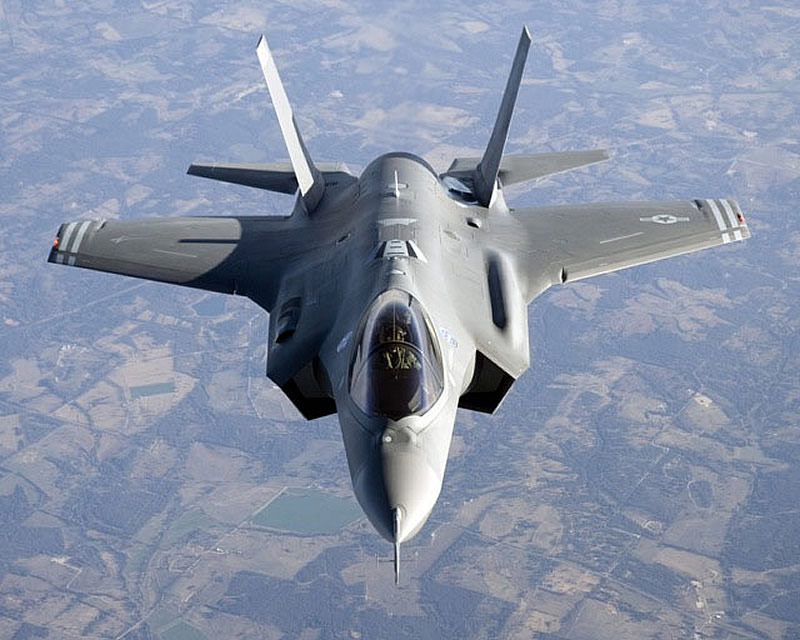
#> input picture Practices/NLP/f35.jpeg, 800 x 640 px
$ python SVD_to_image.py
#> lines starting #> are read from the running program, lines starting #| are printed output that depends on the picture
#%%
import matplotlib.pyplot as plt
import numpy as np
from PIL import Image

#%%
img = Image.open('f35.jpeg')
#> img is the input picture: PIL image 800x640 RGB; mean R, G, B 135.3, 145.7, 166.8
imggray = img.convert('LA')
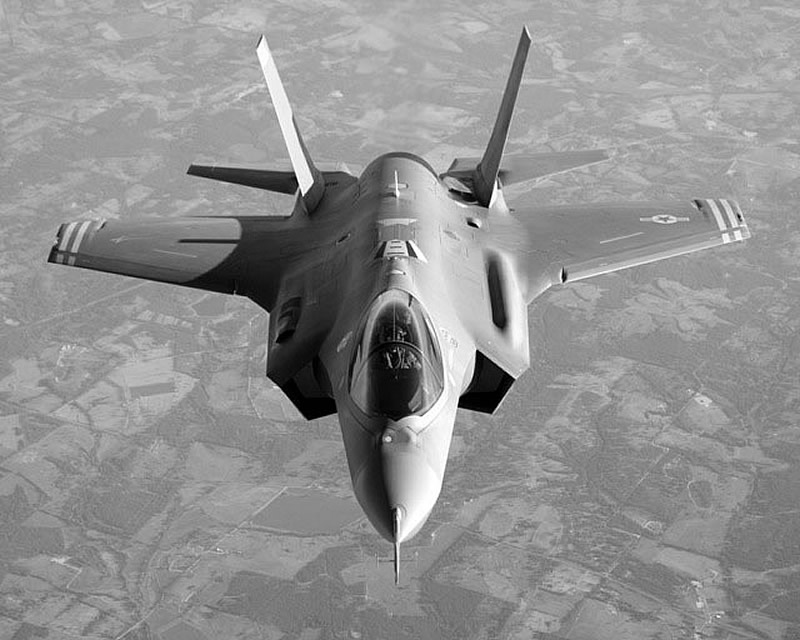
#> imggray: PIL image 800x640 LA; mean R, G, B, A 145, 145, 145, 255
fig = plt.figure(figsize=(18, 12)) ## Figure object
ax1 = fig.add_subplot(1, 2, 1)
ax2 = fig.add_subplot(1, 2, 2)
ax1.imshow(img)
ax2.imshow(imggray)
#%%
print("Colorize: ",np.array(img).shape)
#| Colorize:  (640, 800, 3)
print("Greyscale: ",np.array(imggray).shape)
#| Greyscale:  (640, 800, 2)
#%%
def image_to_svd_components(path, num_comps=5):
    '''
    Takes a jpeg image and outputs an image with the number of specified components.

    Parameters
    ----------
    path: string
        path where jpeg image is located

    num_comps: int, optional, default: 5
        number of svd components to include

    Returns
    ----------
    image
    '''
#> called with path = 'f35.jpeg', num_comps = 10

    # get image and convert to grayscale
    img = Image.open(path)
    imggray = img.convert('LA')

    # convert to numpy array
    imgmat = np.array(list(img.getdata(band=0)), float)
    imgmat.shape = (img.size[1], img.size[0])
    imgmat = np.matrix(imgmat)

    U, sigma, V = np.linalg.svd(imgmat)
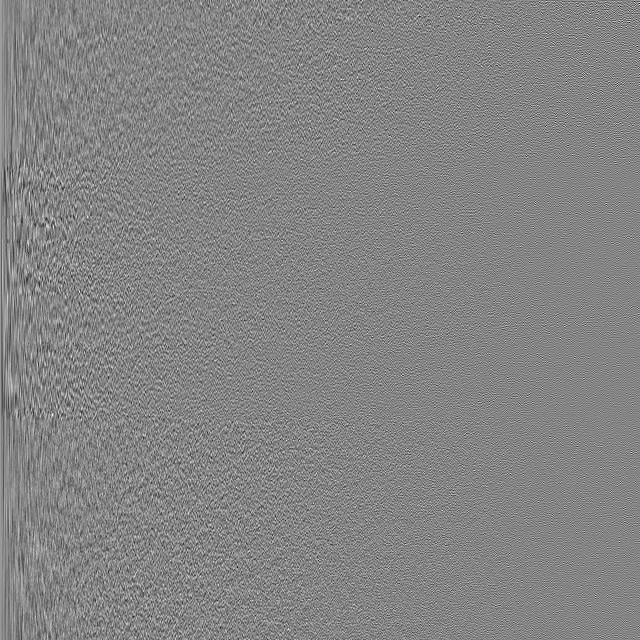
#> U: shape (640, 640) float64; min -0.242, max 0.223, mean 5.7e-05; drawn with min black and max white
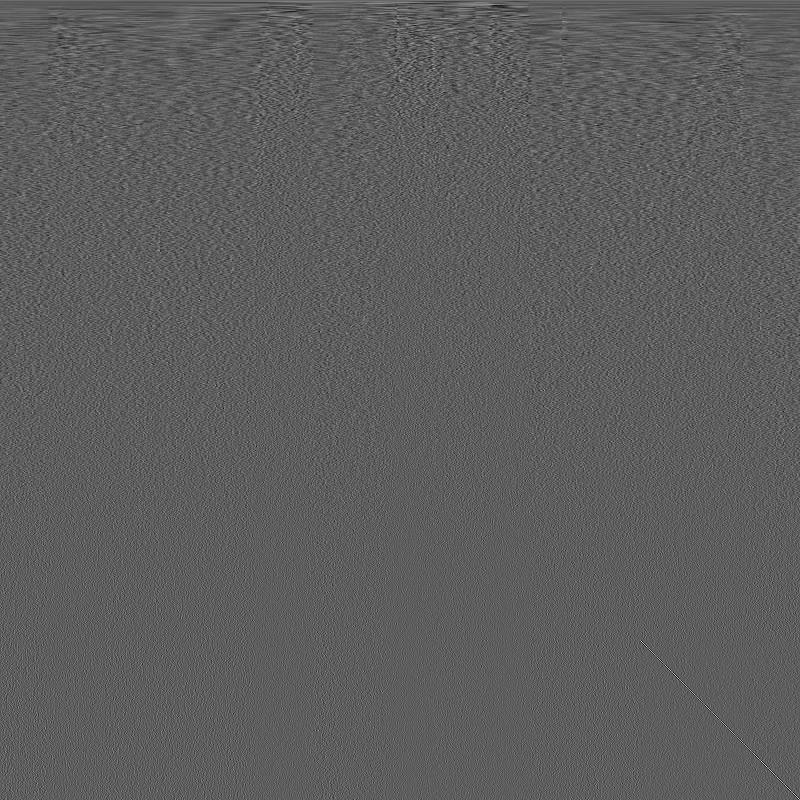
#> V: shape (800, 800) float64; min -0.234, max 0.401, mean 5.01e-05; drawn with min black and max white
#> sigma = 640 values, max 97988.6 at index 0, min 2.49 at index 639, mean 476.3

    reconst_img = np.matrix(U[:, :num_comps]) * np.diag(sigma[:num_comps]) * np.matrix(V[:num_comps, :])
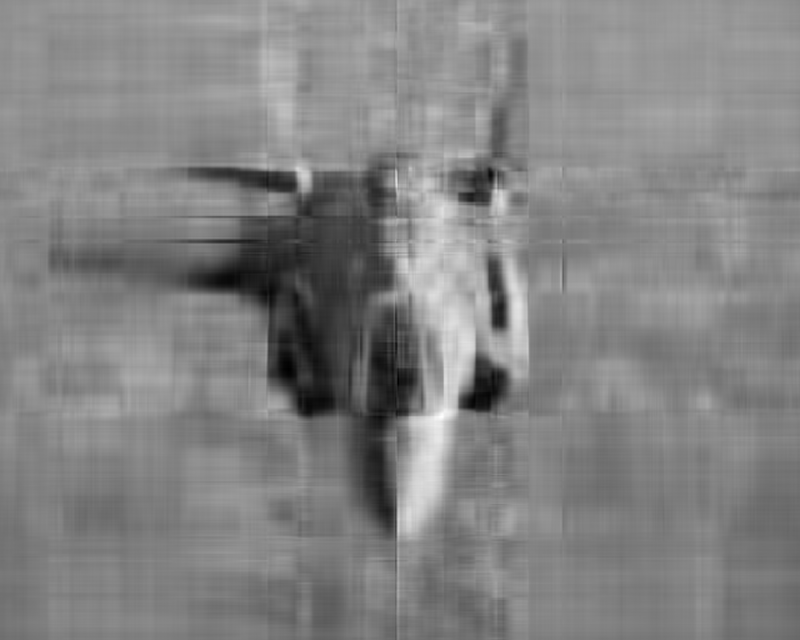
#> reconst_img: shape (640, 800) float64; min -26.72, max 288.4, mean 135.3; drawn with min black and max white
    print("Image Shape: ", np.array(reconst_img).shape)
#| Image Shape:  (640, 800)

    return plt.imshow(reconst_img, cmap='gray')

#%%
# 10 Components
plt.figure(figsize=(18, 12))
image_to_svd_components('f35.jpeg', 10)
#%%
# All 640 Components
plt.figure(figsize=(18, 12))
image_to_svd_components('f35.jpeg', 640)
#| Image Shape:  (640, 800)
#%%
